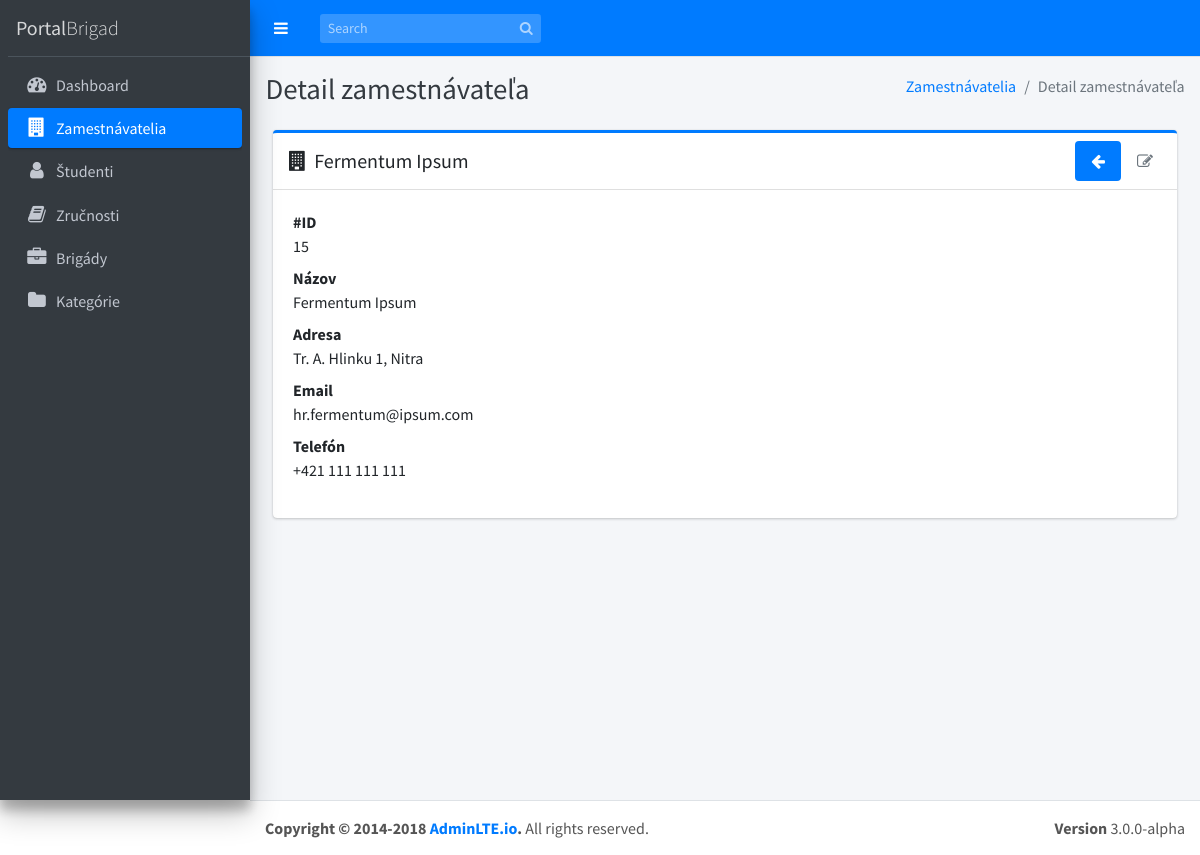
/zamestnavatelia/view/15, run on the app's committed database.
### tables this page shows
CREATE TABLE `zamestnavatelia` (
  `id` int(11) NOT NULL,
  `nazov` varchar(30) NOT NULL,
  `adresa` varchar(45) NOT NULL,
  `email` varchar(30) NOT NULL,
  `telefon` varchar(16) NOT NULL
);

### application/controllers/Zamestnavatelia.php (called while the page is built, shortened)
<?php
class Zamestnavatelia extends CI_Controller
{
    function __construct()
    {
        $this->load->helper('form');
        $this->load->helper('url');
        $this->load->library('form_validation');
        $this->load->model('Zamestnavatel_model');
        $this->load->library('pagination');
    }
    public function view($id)
    {
        $data = array();
        if (!empty($id)) {
            $data['zamestnavatel'] = $this->Zamestnavatel_model->getRows($id);
            $data['title'] = $data['zamestnavatel']['nazov'] . ' | PortalBrigad';
            $this->load->view('templates/header', $data);
            $this->load->view('templates/menu');
            $this->load->view('zamestnavatelia/view', $data);
            $this->load->view('templates/footer');
        } else {
            redirect('/zamestnavatelia');
        }
    }
}

### index.php (called while the page is built, shortened)
<?php
require_once BASEPATH.'core/CodeIgniter.php';

### application/models/Zamestnavatel_model.php (called while the page is built, shortened)
<?php defined('BASEPATH') or exit('No direct script access allowed');
class Zamestnavatel_model extends CI_Model
{
    function getRows($id = "")
    {
        if (!empty($id)) {
            $query = $this->db->get_where('zamestnavatelia', array('id' => $id));
            return $query->row_array();
        } else {
            $query = $this->db->get('zamestnavatelia');
            return $query->result_array();
        }
    }
}

### application/views/zamestnavatelia/view.php (the view, shortened to what this page needs)
<div class="content-wrapper">
	<div class="content-header">
		<div class="container-fluid">
			<div class="row mb-2">
				<div class="col-sm-6">
					<h1 class="m-0 text-dark">Detail zamestnávateľa</h1>
				</div>
				<div class="col-sm-6">
					<ol class="breadcrumb float-sm-right">
						<li class="breadcrumb-item"><a href="<?php echo site_url('zamestnavatelia/'); ?>">Zamestnávatelia</a></li>
						<li class="breadcrumb-item active">Detail zamestnávateľa</li>
					</ol>
				</div>
			</div>
		</div>
	</div>
	<section class="content">
		<div class="container-fluid">
			<section class="col-md-12">
				<div class="card card-primary card-outline">
					<div class="card-header d-flex p-0">
						<h3 class="card-title p-3">
							<i class="fa fa-building mr-1"></i>
							<?php echo !empty($zamestnavatel['nazov']) ? $zamestnavatel['nazov'] : ''; ?>
						</h3>
						<ul class="nav nav-pills ml-auto p-2">
							<li class="nav-item"><a class="nav-link active" href="<?php echo site_url('zamestnavatelia/') ?>"><i class="fa fa-arrow-left"></i></a></li>
							<li class="nav-item"><a class="nav-link" href="<?php echo site_url('zamestnavatelia/edit/' . $zamestnavatel['id']); ?>"><i class="fa fa-edit"></i></a></li>
						</ul>
					</div>
					<div class="card-body">
						<dl>
							<dt>#ID</dt>
							<dd><?php echo !empty($zamestnavatel['id']) ? $zamestnavatel['id'] : ''; ?></dd>
							<dt>Názov</dt>
							<dd><?php echo !empty($zamestnavatel['nazov']) ? $zamestnavatel['nazov'] : ''; ?></dd>
							<dt>Adresa</dt>
							<dd><?php echo !empty($zamestnavatel['adresa']) ? $zamestnavatel['adresa'] : ''; ?></dd>
							<dt>Email</dt>
							<dd><?php echo !empty($zamestnavatel['email']) ? $zamestnavatel['email'] : ''; ?></dd>
							<dt>Telefón</dt>
							<dd><?php echo !empty($zamestnavatel['telefon']) ? $zamestnavatel['telefon'] : ''; ?></dd>
						</dl>
					</div>
				</div>
		</div>
</div>

### data on the page
zamestnavatelia: nazov "Fermentum Ipsum", id "15", adresa "Tr. A. Hlinku 1, Nitra", email "hr.fermentum@ipsum.com", telefon "+421 111 111 111"
